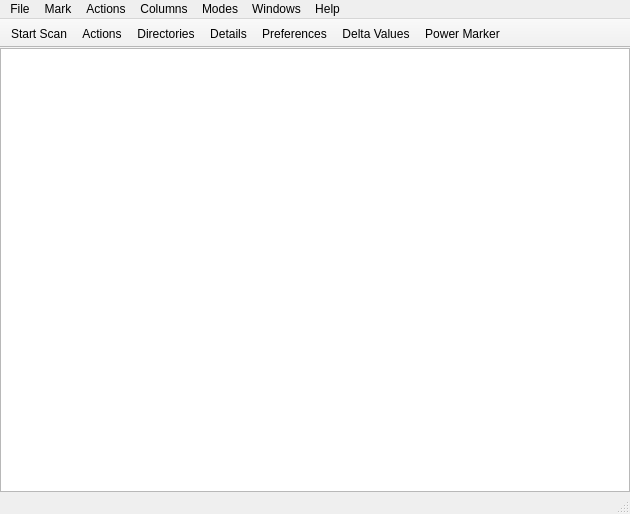
<?xml version="1.0" encoding="UTF-8"?>
<ui version="4.0">
 <class>MainWindow</class>
 <widget class="QMainWindow" name="MainWindow">
  <property name="geometry">
   <rect>
    <x>0</x>
    <y>0</y>
    <width>630</width>
    <height>514</height>
   </rect>
  </property>
  <property name="windowTitle">
   <string>dupeGuru</string>
  </property>
  <widget class="QWidget" name="centralwidget">
   <layout class="QVBoxLayout" name="verticalLayout_2">
    <property name="margin">
     <number>0</number>
    </property>
    <item>
     <widget class="ResultsView" name="resultsView">
      <property name="selectionMode">
       <enum>QAbstractItemView::ExtendedSelection</enum>
      </property>
      <property name="selectionBehavior">
       <enum>QAbstractItemView::SelectRows</enum>
      </property>
      <property name="rootIsDecorated">
       <bool>false</bool>
      </property>
      <property name="uniformRowHeights">
       <bool>true</bool>
      </property>
      <property name="itemsExpandable">
       <bool>false</bool>
      </property>
      <property name="sortingEnabled">
       <bool>true</bool>
      </property>
      <property name="expandsOnDoubleClick">
       <bool>false</bool>
      </property>
      <attribute name="headerStretchLastSection">
       <bool>false</bool>
      </attribute>
     </widget>
    </item>
   </layout>
  </widget>
  <widget class="QMenuBar" name="menubar">
   <property name="geometry">
    <rect>
     <x>0</x>
     <y>0</y>
     <width>630</width>
     <height>22</height>
    </rect>
   </property>
   <widget class="QMenu" name="menuColumns">
    <property name="title">
     <string>Columns</string>
    </property>
   </widget>
   <widget class="QMenu" name="menuActions">
    <property name="title">
     <string>Actions</string>
    </property>
    <addaction name="actionDeleteMarked"/>
    <addaction name="actionMoveMarked"/>
    <addaction name="actionCopyMarked"/>
    <addaction name="actionRemoveMarked"/>
    <addaction name="separator"/>
    <addaction name="actionRemoveSelected"/>
    <addaction name="actionIgnoreSelected"/>
    <addaction name="actionMakeSelectedReference"/>
    <addaction name="separator"/>
    <addaction name="actionOpenSelected"/>
    <addaction name="actionRevealSelected"/>
    <addaction name="actionRenameSelected"/>
    <addaction name="separator"/>
    <addaction name="actionApplyFilter"/>
    <addaction name="actionCancelFilter"/>
   </widget>
   <widget class="QMenu" name="menuMark">
    <property name="title">
     <string>Mark</string>
    </property>
    <addaction name="actionMarkAll"/>
    <addaction name="actionMarkNone"/>
    <addaction name="actionInvertMarking"/>
    <addaction name="actionMarkSelected"/>
   </widget>
   <widget class="QMenu" name="menuModes">
    <property name="title">
     <string>Modes</string>
    </property>
    <addaction name="actionPowerMarker"/>
    <addaction name="actionDelta"/>
   </widget>
   <widget class="QMenu" name="menuWindow">
    <property name="title">
     <string>Windows</string>
    </property>
    <addaction name="actionDetails"/>
    <addaction name="actionDirectories"/>
    <addaction name="actionPreferences"/>
   </widget>
   <widget class="QMenu" name="menuHelp">
    <property name="title">
     <string>Help</string>
    </property>
    <addaction name="actionShowHelp"/>
    <addaction name="actionRegister"/>
    <addaction name="actionCheckForUpdate"/>
    <addaction name="actionAbout"/>
   </widget>
   <widget class="QMenu" name="menuFile">
    <property name="title">
     <string>File</string>
    </property>
    <addaction name="actionScan"/>
    <addaction name="separator"/>
    <addaction name="actionExport"/>
    <addaction name="actionClearIgnoreList"/>
    <addaction name="separator"/>
    <addaction name="actionQuit"/>
   </widget>
   <addaction name="menuFile"/>
   <addaction name="menuMark"/>
   <addaction name="menuActions"/>
   <addaction name="menuColumns"/>
   <addaction name="menuModes"/>
   <addaction name="menuWindow"/>
   <addaction name="menuHelp"/>
  </widget>
  <widget class="QToolBar" name="toolBar">
   <property name="windowTitle">
    <string>toolBar</string>
   </property>
   <property name="movable">
    <bool>false</bool>
   </property>
   <property name="toolButtonStyle">
    <enum>Qt::ToolButtonTextUnderIcon</enum>
   </property>
   <property name="floatable">
    <bool>false</bool>
   </property>
   <attribute name="toolBarArea">
    <enum>TopToolBarArea</enum>
   </attribute>
   <attribute name="toolBarBreak">
    <bool>false</bool>
   </attribute>
   <addaction name="actionScan"/>
   <addaction name="actionActions"/>
   <addaction name="actionDirectories"/>
   <addaction name="actionDetails"/>
   <addaction name="actionPreferences"/>
   <addaction name="actionDelta"/>
   <addaction name="actionPowerMarker"/>
  </widget>
  <widget class="QStatusBar" name="statusbar">
   <property name="sizeGripEnabled">
    <bool>true</bool>
   </property>
  </widget>
  <action name="actionScan">
   <property name="icon">
    <iconset resource="dg.qrc">
     <normaloff>:/logo_pe</normaloff>:/logo_pe</iconset>
   </property>
   <property name="text">
    <string>Start Scan</string>
   </property>
   <property name="toolTip">
    <string>Start scanning for duplicates</string>
   </property>
   <property name="shortcut">
    <string>Ctrl+S</string>
   </property>
  </action>
  <action name="actionDirectories">
   <property name="icon">
    <iconset resource="dg.qrc">
     <normaloff>:/folder</normaloff>:/folder</iconset>
   </property>
   <property name="text">
    <string>Directories</string>
   </property>
   <property name="shortcut">
    <string>Ctrl+4</string>
   </property>
  </action>
  <action name="actionDetails">
   <property name="icon">
    <iconset resource="dg.qrc">
     <normaloff>:/details</normaloff>:/details</iconset>
   </property>
   <property name="text">
    <string>Details</string>
   </property>
   <property name="shortcut">
    <string>Ctrl+3</string>
   </property>
  </action>
  <action name="actionActions">
   <property name="icon">
    <iconset resource="dg.qrc">
     <normaloff>:/actions</normaloff>:/actions</iconset>
   </property>
   <property name="text">
    <string>Actions</string>
   </property>
  </action>
  <action name="actionPreferences">
   <property name="icon">
    <iconset resource="dg.qrc">
     <normaloff>:/preferences</normaloff>:/preferences</iconset>
   </property>
   <property name="text">
    <string>Preferences</string>
   </property>
   <property name="shortcut">
    <string>Ctrl+5</string>
   </property>
  </action>
  <action name="actionDelta">
   <property name="checkable">
    <bool>true</bool>
   </property>
   <property name="icon">
    <iconset resource="dg.qrc">
     <normaloff>:/delta</normaloff>:/delta</iconset>
   </property>
   <property name="text">
    <string>Delta Values</string>
   </property>
   <property name="shortcut">
    <string>Ctrl+2</string>
   </property>
  </action>
  <action name="actionPowerMarker">
   <property name="checkable">
    <bool>true</bool>
   </property>
   <property name="icon">
    <iconset resource="dg.qrc">
     <normaloff>:/power_marker</normaloff>:/power_marker</iconset>
   </property>
   <property name="text">
    <string>Power Marker</string>
   </property>
   <property name="shortcut">
    <string>Ctrl+1</string>
   </property>
  </action>
  <action name="actionDeleteMarked">
   <property name="text">
    <string>Send Marked to Recycle Bin</string>
   </property>
   <property name="shortcut">
    <string>Ctrl+D</string>
   </property>
  </action>
  <action name="actionMoveMarked">
   <property name="text">
    <string>Move Marked to...</string>
   </property>
   <property name="shortcut">
    <string>Ctrl+M</string>
   </property>
  </action>
  <action name="actionCopyMarked">
   <property name="text">
    <string>Copy Marked to...</string>
   </property>
   <property name="shortcut">
    <string>Ctrl+Shift+M</string>
   </property>
  </action>
  <action name="actionRemoveMarked">
   <property name="text">
    <string>Remove Marked from Results</string>
   </property>
   <property name="shortcut">
    <string>Ctrl+R</string>
   </property>
  </action>
  <action name="actionRemoveSelected">
   <property name="text">
    <string>Remove Selected from Results</string>
   </property>
   <property name="shortcut">
    <string>Ctrl+Del</string>
   </property>
  </action>
  <action name="actionIgnoreSelected">
   <property name="text">
    <string>Add Selected to Ignore List</string>
   </property>
   <property name="shortcut">
    <string>Ctrl+Shift+Del</string>
   </property>
  </action>
  <action name="actionMakeSelectedReference">
   <property name="text">
    <string>Make Selected Reference</string>
   </property>
   <property name="shortcut">
    <string>Ctrl+Space</string>
   </property>
  </action>
  <action name="actionOpenSelected">
   <property name="text">
    <string>Open Selected with Default Application</string>
   </property>
   <property name="shortcut">
    <string>Ctrl+O</string>
   </property>
  </action>
  <action name="actionRevealSelected">
   <property name="text">
    <string>Open Containing Folder of Selected</string>
   </property>
   <property name="shortcut">
    <string>Ctrl+Shift+O</string>
   </property>
  </action>
  <action name="actionRenameSelected">
   <property name="text">
    <string>Rename Selected</string>
   </property>
   <property name="shortcut">
    <string>F2</string>
   </property>
  </action>
  <action name="actionMarkAll">
   <property name="text">
    <string>Mark All</string>
   </property>
   <property name="shortcut">
    <string>Ctrl+A</string>
   </property>
  </action>
  <action name="actionMarkNone">
   <property name="text">
    <string>Mark None</string>
   </property>
   <property name="shortcut">
    <string>Ctrl+Shift+A</string>
   </property>
  </action>
  <action name="actionInvertMarking">
   <property name="text">
    <string>Invert Marking</string>
   </property>
   <property name="shortcut">
    <string>Ctrl+Alt+A</string>
   </property>
  </action>
  <action name="actionMarkSelected">
   <property name="text">
    <string>Mark Selected</string>
   </property>
  </action>
  <action name="actionClearIgnoreList">
   <property name="text">
    <string>Clear Ignore List</string>
   </property>
  </action>
  <action name="actionQuit">
   <property name="text">
    <string>Quit</string>
   </property>
   <property name="shortcut">
    <string>Ctrl+Q</string>
   </property>
  </action>
  <action name="actionApplyFilter">
   <property name="text">
    <string>Apply Filter</string>
   </property>
   <property name="shortcut">
    <string>Ctrl+F</string>
   </property>
  </action>
  <action name="actionCancelFilter">
   <property name="text">
    <string>Cancel Filter</string>
   </property>
   <property name="shortcut">
    <string>Ctrl+Shift+F</string>
   </property>
  </action>
  <action name="actionShowHelp">
   <property name="text">
    <string>dupeGuru Help</string>
   </property>
   <property name="shortcut">
    <string>F1</string>
   </property>
  </action>
  <action name="actionAbout">
   <property name="text">
    <string>About dupeGuru</string>
   </property>
  </action>
  <action name="actionRegister">
   <property name="text">
    <string>Register dupeGuru</string>
   </property>
  </action>
  <action name="actionCheckForUpdate">
   <property name="text">
    <string>Check for Update</string>
   </property>
  </action>
  <action name="actionExport">
   <property name="text">
    <string>Export To XHTML</string>
   </property>
  </action>
 </widget>
 <customwidgets>
  <customwidget>
   <class>ResultsView</class>
   <extends>QTreeView</extends>
   <header>results_model</header>
  </customwidget>
 </customwidgets>
 <resources>
  <include location="dg.qrc"/>
 </resources>
 <connections>
  <connection>
   <sender>actionDirectories</sender>
   <signal>triggered()</signal>
   <receiver>MainWindow</receiver>
   <slot>directoriesTriggered()</slot>
   <hints>
    <hint type="sourcelabel">
     <x>-1</x>
     <y>-1</y>
    </hint>
    <hint type="destinationlabel">
     <x>314</x>
     <y>256</y>
    </hint>
   </hints>
  </connection>
  <connection>
   <sender>actionActions</sender>
   <signal>triggered()</signal>
   <receiver>MainWindow</receiver>
   <slot>actionsTriggered()</slot>
   <hints>
    <hint type="sourcelabel">
     <x>-1</x>
     <y>-1</y>
    </hint>
    <hint type="destinationlabel">
     <x>314</x>
     <y>256</y>
    </hint>
   </hints>
  </connection>
  <connection>
   <sender>actionCopyMarked</sender>
   <signal>triggered()</signal>
   <receiver>MainWindow</receiver>
   <slot>copyTriggered()</slot>
   <hints>
    <hint type="sourcelabel">
     <x>-1</x>
     <y>-1</y>
    </hint>
    <hint type="destinationlabel">
     <x>314</x>
     <y>256</y>
    </hint>
   </hints>
  </connection>
  <connection>
   <sender>actionDeleteMarked</sender>
   <signal>triggered()</signal>
   <receiver>MainWindow</receiver>
   <slot>deleteTriggered()</slot>
   <hints>
    <hint type="sourcelabel">
     <x>-1</x>
     <y>-1</y>
    </hint>
    <hint type="destinationlabel">
     <x>314</x>
     <y>256</y>
    </hint>
   </hints>
  </connection>
  <connection>
   <sender>actionDelta</sender>
   <signal>triggered()</signal>
   <receiver>MainWindow</receiver>
   <slot>deltaTriggered()</slot>
   <hints>
    <hint type="sourcelabel">
     <x>-1</x>
     <y>-1</y>
    </hint>
    <hint type="destinationlabel">
     <x>314</x>
     <y>256</y>
    </hint>
   </hints>
  </connection>
  <connection>
   <sender>actionDetails</sender>
   <signal>triggered()</signal>
   <receiver>MainWindow</receiver>
   <slot>detailsTriggered()</slot>
   <hints>
    <hint type="sourcelabel">
     <x>-1</x>
     <y>-1</y>
    </hint>
    <hint type="destinationlabel">
     <x>314</x>
     <y>256</y>
    </hint>
   </hints>
  </connection>
  <connection>
   <sender>actionIgnoreSelected</sender>
   <signal>triggered()</signal>
   <receiver>MainWindow</receiver>
   <slot>addToIgnoreListTriggered()</slot>
   <hints>
    <hint type="sourcelabel">
     <x>-1</x>
     <y>-1</y>
    </hint>
    <hint type="destinationlabel">
     <x>314</x>
     <y>256</y>
    </hint>
   </hints>
  </connection>
  <connection>
   <sender>actionMakeSelectedReference</sender>
   <signal>triggered()</signal>
   <receiver>MainWindow</receiver>
   <slot>makeReferenceTriggered()</slot>
   <hints>
    <hint type="sourcelabel">
     <x>-1</x>
     <y>-1</y>
    </hint>
    <hint type="destinationlabel">
     <x>314</x>
     <y>256</y>
    </hint>
   </hints>
  </connection>
  <connection>
   <sender>actionMoveMarked</sender>
   <signal>triggered()</signal>
   <receiver>MainWindow</receiver>
   <slot>moveTriggered()</slot>
   <hints>
    <hint type="sourcelabel">
     <x>-1</x>
     <y>-1</y>
    </hint>
    <hint type="destinationlabel">
     <x>314</x>
     <y>256</y>
    </hint>
   </hints>
  </connection>
  <connection>
   <sender>actionOpenSelected</sender>
   <signal>triggered()</signal>
   <receiver>MainWindow</receiver>
   <slot>openTriggered()</slot>
   <hints>
    <hint type="sourcelabel">
     <x>-1</x>
     <y>-1</y>
    </hint>
    <hint type="destinationlabel">
     <x>314</x>
     <y>256</y>
    </hint>
   </hints>
  </connection>
  <connection>
   <sender>actionPowerMarker</sender>
   <signal>triggered()</signal>
   <receiver>MainWindow</receiver>
   <slot>powerMarkerTriggered()</slot>
   <hints>
    <hint type="sourcelabel">
     <x>-1</x>
     <y>-1</y>
    </hint>
    <hint type="destinationlabel">
     <x>314</x>
     <y>256</y>
    </hint>
   </hints>
  </connection>
  <connection>
   <sender>actionPreferences</sender>
   <signal>triggered()</signal>
   <receiver>MainWindow</receiver>
   <slot>preferencesTriggered()</slot>
   <hints>
    <hint type="sourcelabel">
     <x>-1</x>
     <y>-1</y>
    </hint>
    <hint type="destinationlabel">
     <x>314</x>
     <y>256</y>
    </hint>
   </hints>
  </connection>
  <connection>
   <sender>actionRemoveMarked</sender>
   <signal>triggered()</signal>
   <receiver>MainWindow</receiver>
   <slot>removeMarkedTriggered()</slot>
   <hints>
    <hint type="sourcelabel">
     <x>-1</x>
     <y>-1</y>
    </hint>
    <hint type="destinationlabel">
     <x>314</x>
     <y>256</y>
    </hint>
   </hints>
  </connection>
  <connection>
   <sender>actionRemoveSelected</sender>
   <signal>triggered()</signal>
   <receiver>MainWindow</receiver>
   <slot>removeSelectedTriggered()</slot>
   <hints>
    <hint type="sourcelabel">
     <x>-1</x>
     <y>-1</y>
    </hint>
    <hint type="destinationlabel">
     <x>314</x>
     <y>256</y>
    </hint>
   </hints>
  </connection>
  <connection>
   <sender>actionRevealSelected</sender>
   <signal>triggered()</signal>
   <receiver>MainWindow</receiver>
   <slot>revealTriggered()</slot>
   <hints>
    <hint type="sourcelabel">
     <x>-1</x>
     <y>-1</y>
    </hint>
    <hint type="destinationlabel">
     <x>314</x>
     <y>256</y>
    </hint>
   </hints>
  </connection>
  <connection>
   <sender>actionRenameSelected</sender>
   <signal>triggered()</signal>
   <receiver>MainWindow</receiver>
   <slot>renameTriggered()</slot>
   <hints>
    <hint type="sourcelabel">
     <x>-1</x>
     <y>-1</y>
    </hint>
    <hint type="destinationlabel">
     <x>314</x>
     <y>256</y>
    </hint>
   </hints>
  </connection>
  <connection>
   <sender>actionScan</sender>
   <signal>triggered()</signal>
   <receiver>MainWindow</receiver>
   <slot>scanTriggered()</slot>
   <hints>
    <hint type="sourcelabel">
     <x>-1</x>
     <y>-1</y>
    </hint>
    <hint type="destinationlabel">
     <x>314</x>
     <y>256</y>
    </hint>
   </hints>
  </connection>
  <connection>
   <sender>actionClearIgnoreList</sender>
   <signal>triggered()</signal>
   <receiver>MainWindow</receiver>
   <slot>clearIgnoreListTriggered()</slot>
   <hints>
    <hint type="sourcelabel">
     <x>-1</x>
     <y>-1</y>
    </hint>
    <hint type="destinationlabel">
     <x>314</x>
     <y>256</y>
    </hint>
   </hints>
  </connection>
  <connection>
   <sender>actionMarkAll</sender>
   <signal>triggered()</signal>
   <receiver>MainWindow</receiver>
   <slot>markAllTriggered()</slot>
   <hints>
    <hint type="sourcelabel">
     <x>-1</x>
     <y>-1</y>
    </hint>
    <hint type="destinationlabel">
     <x>314</x>
     <y>256</y>
    </hint>
   </hints>
  </connection>
  <connection>
   <sender>actionMarkNone</sender>
   <signal>triggered()</signal>
   <receiver>MainWindow</receiver>
   <slot>markNoneTriggered()</slot>
   <hints>
    <hint type="sourcelabel">
     <x>-1</x>
     <y>-1</y>
    </hint>
    <hint type="destinationlabel">
     <x>314</x>
     <y>256</y>
    </hint>
   </hints>
  </connection>
  <connection>
   <sender>actionMarkSelected</sender>
   <signal>triggered()</signal>
   <receiver>MainWindow</receiver>
   <slot>markSelectedTriggered()</slot>
   <hints>
    <hint type="sourcelabel">
     <x>-1</x>
     <y>-1</y>
    </hint>
    <hint type="destinationlabel">
     <x>314</x>
     <y>256</y>
    </hint>
   </hints>
  </connection>
  <connection>
   <sender>actionInvertMarking</sender>
   <signal>triggered()</signal>
   <receiver>MainWindow</receiver>
   <slot>markInvertTriggered()</slot>
   <hints>
    <hint type="sourcelabel">
     <x>-1</x>
     <y>-1</y>
    </hint>
    <hint type="destinationlabel">
     <x>314</x>
     <y>256</y>
    </hint>
   </hints>
  </connection>
  <connection>
   <sender>actionApplyFilter</sender>
   <signal>triggered()</signal>
   <receiver>MainWindow</receiver>
   <slot>applyFilterTriggered()</slot>
   <hints>
    <hint type="sourcelabel">
     <x>-1</x>
     <y>-1</y>
    </hint>
    <hint type="destinationlabel">
     <x>314</x>
     <y>256</y>
    </hint>
   </hints>
  </connection>
  <connection>
   <sender>actionCancelFilter</sender>
   <signal>triggered()</signal>
   <receiver>MainWindow</receiver>
   <slot>cancelFilterTriggered()</slot>
   <hints>
    <hint type="sourcelabel">
     <x>-1</x>
     <y>-1</y>
    </hint>
    <hint type="destinationlabel">
     <x>314</x>
     <y>256</y>
    </hint>
   </hints>
  </connection>
  <connection>
   <sender>actionShowHelp</sender>
   <signal>triggered()</signal>
   <receiver>MainWindow</receiver>
   <slot>showHelpTriggered()</slot>
   <hints>
    <hint type="sourcelabel">
     <x>-1</x>
     <y>-1</y>
    </hint>
    <hint type="destinationlabel">
     <x>314</x>
     <y>256</y>
    </hint>
   </hints>
  </connection>
  <connection>
   <sender>actionAbout</sender>
   <signal>triggered()</signal>
   <receiver>MainWindow</receiver>
   <slot>aboutTriggered()</slot>
   <hints>
    <hint type="sourcelabel">
     <x>-1</x>
     <y>-1</y>
    </hint>
    <hint type="destinationlabel">
     <x>314</x>
     <y>256</y>
    </hint>
   </hints>
  </connection>
  <connection>
   <sender>actionRegister</sender>
   <signal>triggered()</signal>
   <receiver>MainWindow</receiver>
   <slot>registerTrigerred()</slot>
   <hints>
    <hint type="sourcelabel">
     <x>-1</x>
     <y>-1</y>
    </hint>
    <hint type="destinationlabel">
     <x>314</x>
     <y>256</y>
    </hint>
   </hints>
  </connection>
  <connection>
   <sender>actionCheckForUpdate</sender>
   <signal>triggered()</signal>
   <receiver>MainWindow</receiver>
   <slot>checkForUpdateTriggered()</slot>
   <hints>
    <hint type="sourcelabel">
     <x>-1</x>
     <y>-1</y>
    </hint>
    <hint type="destinationlabel">
     <x>314</x>
     <y>256</y>
    </hint>
   </hints>
  </connection>
  <connection>
   <sender>actionExport</sender>
   <signal>triggered()</signal>
   <receiver>MainWindow</receiver>
   <slot>exportTriggered()</slot>
   <hints>
    <hint type="sourcelabel">
     <x>-1</x>
     <y>-1</y>
    </hint>
    <hint type="destinationlabel">
     <x>314</x>
     <y>256</y>
    </hint>
   </hints>
  </connection>
 </connections>
 <slots>
  <slot>directoriesTriggered()</slot>
  <slot>scanTriggered()</slot>
  <slot>actionsTriggered()</slot>
  <slot>detailsTriggered()</slot>
  <slot>preferencesTriggered()</slot>
  <slot>deltaTriggered()</slot>
  <slot>powerMarkerTriggered()</slot>
  <slot>deleteTriggered()</slot>
  <slot>moveTriggered()</slot>
  <slot>copyTriggered()</slot>
  <slot>removeMarkedTriggered()</slot>
  <slot>removeSelectedTriggered()</slot>
  <slot>addToIgnoreListTriggered()</slot>
  <slot>makeReferenceTriggered()</slot>
  <slot>openTriggered()</slot>
  <slot>revealTriggered()</slot>
  <slot>renameTriggered()</slot>
  <slot>clearIgnoreListTriggered()</slot>
  <slot>clearPictureCacheTriggered()</slot>
  <slot>markAllTriggered()</slot>
  <slot>markNoneTriggered()</slot>
  <slot>markInvertTriggered()</slot>
  <slot>markSelectedTriggered()</slot>
  <slot>applyFilterTriggered()</slot>
  <slot>cancelFilterTriggered()</slot>
  <slot>showHelpTriggered()</slot>
  <slot>aboutTriggered()</slot>
  <slot>registerTrigerred()</slot>
  <slot>checkForUpdateTriggered()</slot>
  <slot>exportTriggered()</slot>
 </slots>
</ui>
